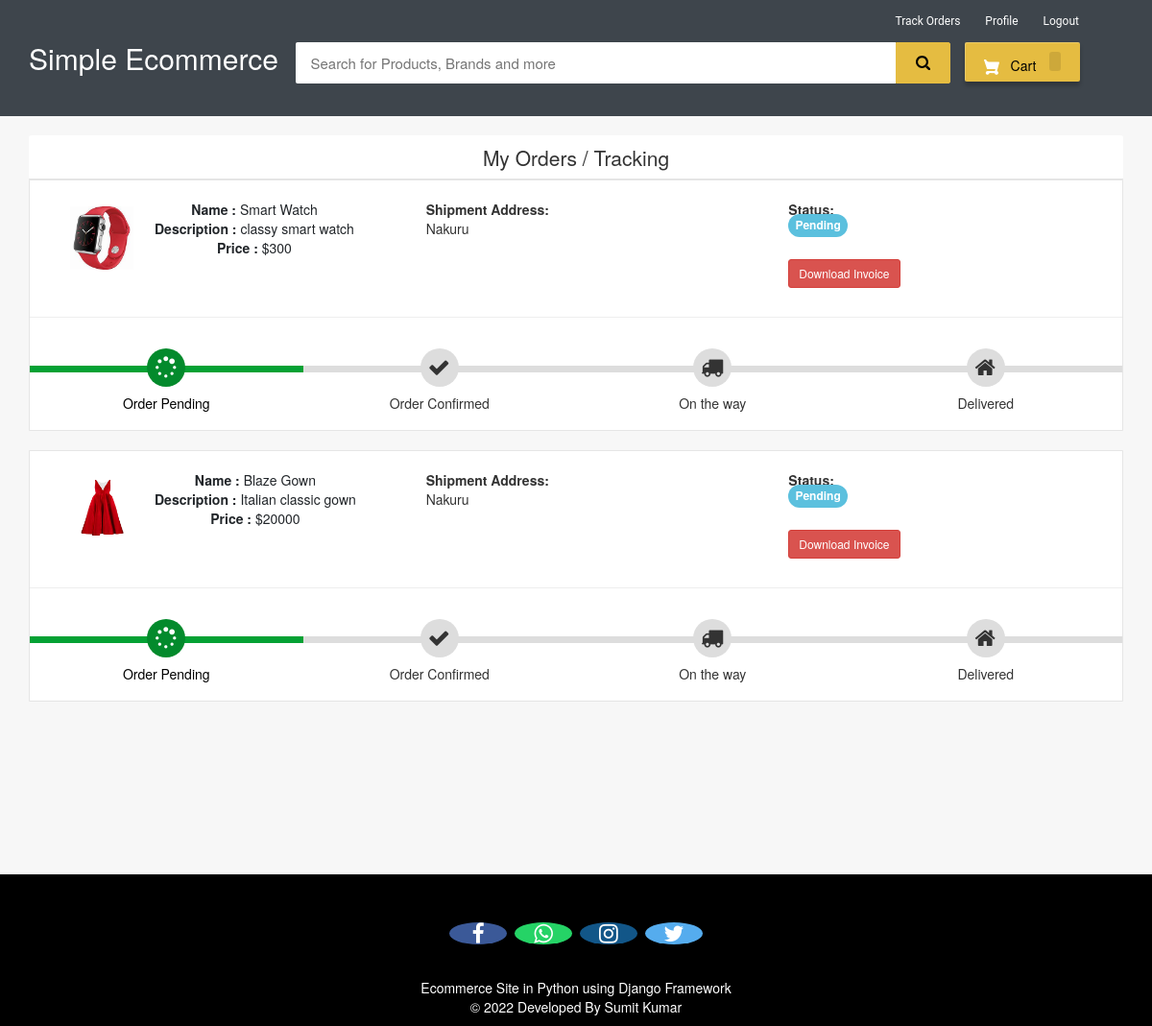
Screenshot of /my-order (signed in) with the database file from the repository.
### ecom/models.py (models this page shows, shortened)
class Product(models.Model):
    name=models.CharField(max_length=40)
    product_image= models.ImageField(upload_to='product_image/',null=True,blank=True)
    price = models.PositiveIntegerField()
    description=models.CharField(max_length=40)

class Orders(models.Model):
    STATUS =(
        ('Pending','Pending'),
        ('Order Confirmed','Order Confirmed'),
        ('Out for Delivery','Out for Delivery'),
        ('Delivered','Delivered'),
    )
    customer=models.ForeignKey('Customer', on_delete=models.CASCADE,null=True)
    product=models.ForeignKey('Product',on_delete=models.CASCADE,null=True)
    email = models.CharField(max_length=50,null=True)
    address = models.CharField(max_length=500,null=True)
    mobile = models.CharField(max_length=20,null=True)
    order_date= models.DateField(auto_now_add=True,null=True)
    status=models.CharField(max_length=50,null=True,choices=STATUS)

### ecom/views.py (the view)
# urls.py: path('my-order', views.my_order_view,name='my-order'),
@login_required(login_url='customerlogin')
@user_passes_test(is_customer)
def my_order_view(request):
    customer=models.Customer.objects.get(user_id=request.user.id)
    orders=models.Orders.objects.all().filter(customer_id = customer)
    ordered_products=[]
    for order in orders:
        ordered_product=models.Product.objects.all().filter(id=order.product.id)
        ordered_products.append(ordered_product)
    return render(request,'ecom/my_order.html',{'data':zip(ordered_products,orders)})

### ecom/views.py (called while the page is built)
def is_customer(user):
    return user.groups.filter(name='CUSTOMER').exists()

### templates/ecom/my_order.html (shortened to what this page needs)
{% extends 'ecom/customer_base.html' %}
{% load static %}
{% block content %}
<br>
<div class="container">
    <header class="card-header" style="text-align:center; font-size: 21px"> My Orders / Tracking </header>
    {% for products,order in data %}
    <article class="card">
        <div class="card-body">
            <ul class="row" style="margin-left:20px;margin-top:20px;">
                <li class="col-md-4">
                  <figure class="itemside mb-3">
                    {%for product in products%}
                      <div class="aside"><img src="{% static product.product_image.url %}" class="img-sm border"></div>
                      <figcaption class="info align-self-center">
                          <p class="title"><strong>Name : </strong>{{product.name}} <br> <strong>Description : </strong>{{product.description}} <br> <strong>Price : </strong>${{product.price}}</p>
                      </figcaption>
                  </figure>
                </li>
                <li class="col-md-4">
                    <div class="col"> <strong>Shipment Address:</strong> <br> {{order.address}}</div>
                </li>
                <li class="col-md-4">
                    <div class="col"> <strong>Status:</strong> <br>
                        {% if order.status == 'Pending'%}
                        <td> <span class="label label-info" style="font-size: 12px; border-radius: 30px;">{{order.status}}</span></td>
                        {% elif order.status == 'Delivered' %}
                        <td> <span class="label label-success" style="font-size: 12px; border-radius: 30px;">{{order.status}}</span></td>
                        {% elif order.status == 'Out for Delivery' %}
                        <td> <span class="label label-default" style="font-size: 12px; border-radius: 30px;">{{order.status}}</span></td>
                        {%else%}
                          <td> <span class="label label-primary" style="font-size: 12px; border-radius: 30px;">{{order.status}}</span></td>
                        {%endif%}
                    </div> <br>
                    <h4><a style="text-decoration:none;" href="{% url 'download-invoice' order.id product.id  %}" ><button class="btn btn-danger btn-sm">Download Invoice</button></a></h4>
                </li>
                {%endfor%}
            </ul>
            <hr>
            <div class="track">
                {%if order.status == 'Pending' %}
                <div class="step active"> <span class="icon"> <i style="padding-top:3px; padding-right:25px;" class="fa fa-spinner"></i> </span> <span class="text">Order Pending</span> </div>
                <div class="step "> <span class="icon"> <i style="padding-top:3px; padding-right:25px;" class="fa fa-check"></i> </span> <span class="text"> Order Confirmed</span> </div>
                <div class="step "> <span class="icon"> <i style="padding-top:3px; padding-right:25px;" class="fa fa-truck"></i> </span> <span class="text"> On the way </span> </div>
                <div class="step "> <span class="icon"> <i style="padding-top:3px; padding-right:25px;" class="fa fa-home"></i> </span> <span class="text">Delivered</span> </div>
                {%endif%}
            </div>
        </div>
    </article><br>
    {%endfor%}
</div>
<br><br><br><br><br>
{% endblock content %}

### templates/ecom/customer_base.html (shortened to what this page needs)
<html>
{% load static %}
<head>
<link rel="stylesheet" href="https://maxcdn.bootstrapcdn.com/bootstrap/3.3.0/css/bootstrap.min.css">
<link rel="stylesheet" href="https://maxcdn.bootstrapcdn.com/font-awesome/4.7.0/css/font-awesome.min.css">
</head>
<body>
<div id="navbar">
    <div class="container">
        <div class="row row1">
            <ul class="largenav pull-right">
                <li class="upper-links"><a class="links" href="/my-order">Track Orders</a></li>
                <li class="upper-links"><a class="links" href="/my-profile">Profile</a></li>
                <li class="upper-links"><a class="links" href="/logout">Logout</a></li>
            </ul>
        </div>
        <div class="row row2">
            <div class="col-sm-3">
                <h2 style="margin:0px;"><a style="text-decoration:none; color:white;" href="/"><span class="largenav">Simple Ecommerce </span></a></h2>
            </div>
            <div class="navbar-search smallsearch col-sm-7 col-xs-11">
              <form  action="/search" method="get">
                <div class="row"> <input class="navbar-input col-xs-11" type="search" placeholder="Search for Products, Brands and more" name="query" id="query">
                  <button class="navbar-button col-xs-1" type="submit">
                  </button>
                </div>
              </form>
            </div>
            <div class="cart1 largenav col-sm-2"> <a class="cart-button" href="/cart">  Cart <span class="item-number ">{{ product_count_in_cart }}</span> </a> </div>
        </div>
    </div>
</div>
{% block content %}
{% endblock content %}
<br><br><br>
<footer>
  <br>
  <p>
    <a href="#" class="fa fa-facebook"></a>
    <a href="#" class="fa fa-whatsapp"></a>
    <a href="#" class="fa fa-instagram"></a>
    <a href="#" class="fa fa-twitter"></a>
  </p>
  <br>
  <div class="container">
    <div class="row">
      <div class="col-md-12 col-sm-12">
        <div style="color:#ffffff;" class="wow fadeInUp footer-copyright">
          <p>Ecommerce Site in Python using Django Framework<br>
            &copy; 2022 Developed By Sumit Kumar </p>
        </div>
      </div>
    </div>
  </div>
</footer>
</body>
</html>

### templates/ecom/customer_base.html (style rules this page uses)
body { background-color: #f7f7f7; }
#navbar { background-color: #3e454c; color: black; }
.row1 { padding-top: 10px; padding-right: 50px }
.row2 { padding-bottom: 20px }
.navbar-input { padding: 11px 16px; border-radius: 2px 0 0 2px; border: 0 none; outline: 0 none; font-size: 15px }
.navbar-button { background-color: #e5bc41; border: 1px solid #e5bc41; border-radius: 0 2px 2px 0; color: #565656; padding: 10px 0; height: 43px; cursor: pointer }
.cart-button { background-color: #E5BC41; box-shadow: 0 4px 4px 0 rgba(0, 0, 0, .23), inset 1px 1px 0 0 hsla(0, 0%, 100%, .2); padding: 10px 0; text-align: center; height: 41px; border-radius: 2px; font-weight: 500; width: 120px; display: inline-block; color: #FFFFFF; text-decoration: none; color: inherit; border: none; outline: none }
.cart-svg { display: inline-block; width: 16px; height: 16px; vertical-align: middle; margin-right: 8px }
.item-number { border-radius: 3px; background-color: rgba(0, 0, 0, .1); height: 20px; padding: 3px 6px; font-weight: 500; display: inline-block; color: #fff; line-height: 12px; margin-left: 10px }
.upper-links { display: inline-block; padding: 0 11px; line-height: 23px; font-family: 'Roboto', sans-serif; letter-spacing: 0; color: inherit; border: none; outline: none; font-size: 12px }
.links { color: #fff; text-decoration: none }
.largenav { display: none }
.smallsearch { margin-left: 15px; margin-top: 15px }
footer { padding: 0px 0px 0px 0px; background-color: black; margin: 0px; }
.fa { font-size: 23px; width: 60px; text-align: center; text-decoration: none; margin: 5px 2px; border-radius: 50%; }
.fa-facebook { background: #3B5998; color: white; margin-top: 30px; }
.fa-whatsapp { background: #25d366; color: white; }
.fa-twitter { background: #55ACEE; color: white; }
.fa-instagram { background: #125688; color: white; }
p { text-align: center; }
@media screen and (min-width: 768px) { .largenav { display: block } }
@media screen and (min-width: 768px) { .smallsearch { margin: 0px } }

### templates/ecom/my_order.html (style rules this page uses)
body { background-color: #f7f7f7; }
.container { margin-top: 0px; margin-bottom: 0px }
.card { position: relative; display: -webkit-box; display: -ms-flexbox; display: flex; -webkit-box-orient: vertical; -webkit-box-direction: normal; -ms-flex-direction: column; flex-direction: column; min-width: 0; word-wrap: break-word; background-color: #fff; background-clip: border-box; border: 1px solid rgba(0, 0, 0, 0.1); border-radius: 0.10rem }
.card-header:first-child { border-radius: calc(0.37rem - 1px) calc(0.37rem - 1px) 0 0 }
.card-header { padding: 0.75rem 1.25rem; margin-bottom: 0; background-color: #fff; border-bottom: 1px solid rgba(0, 0, 0, 0.1) }
.track { position: relative; background-color: #ddd; height: 7px; display: -webkit-box; display: -ms-flexbox; display: flex; margin-bottom: 60px; margin-top: 50px }
.track .step { -webkit-box-flex: 1; -ms-flex-positive: 1; flex-grow: 1; width: 25%; margin-top: -18px; text-align: center; position: relative }
.track .step.active:before { background: #05a134 }
.track .step::before { height: 7px; position: absolute; content: ""; width: 100%; left: 0; top: 18px }
.track .step.active .icon { background: #038a2c; color: #fff }
.track .icon { display: inline-block; width: 40px; height: 40px; line-height: 40px; position: relative; border-radius: 100%; background: #ddd }
.track .step.active .text { font-weight: 400; color: #000 }
.track .text { display: block; margin-top: 7px }
.itemside { position: relative; display: -webkit-box; display: -ms-flexbox; display: flex; width: 100% }
.itemside .aside { position: relative; -ms-flex-negative: 0; flex-shrink: 0 }
.img-sm { width: 80px; height: 80px; padding: 7px }
ul.row, ul.row-sm { list-style: none; padding: 0 }
.itemside .info { padding-left: 15px; padding-right: 7px }
.itemside .title { display: block; margin-bottom: 5px; color: #212529 }
p { margin-top: 0; margin-bottom: 1rem }

### rows the page displays
Orders: address "Nakuru", status "Pending", shows "Order Pending"
Product: product_image (picture), name "Smart Watch", description "classy smart watch", price "300"
Orders: address "Nakuru", status "Pending", shows "Order Pending"
Product: product_image (picture), name "Blaze Gown", description "Italian classic gown", price "20000"
